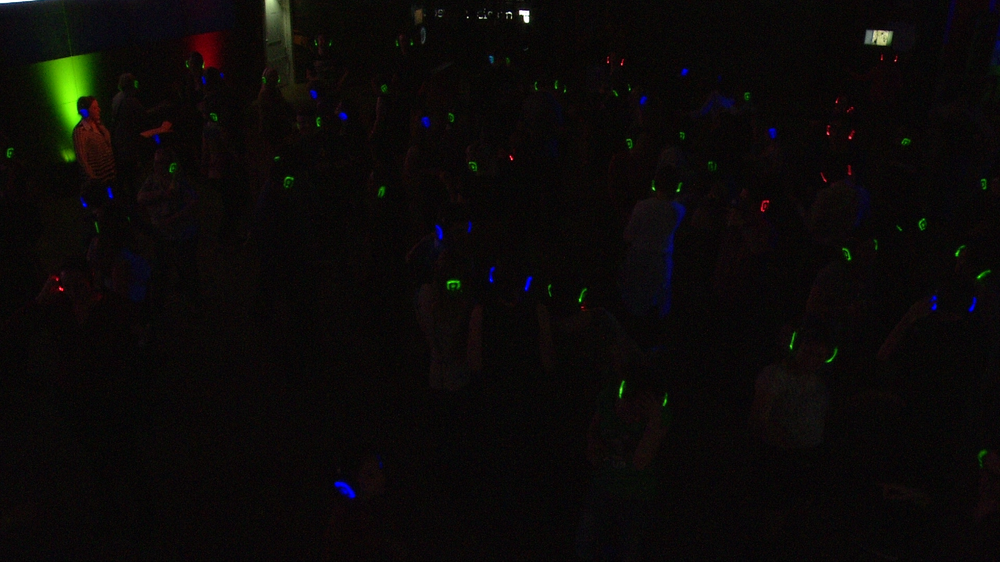
#> input picture SilentDiscoProcessing/test_images/Trimmed_1_7.png, 1000 x 562 px, shrunk from 1920 x 1080 before the run
$ python Save_Cropped_Images.py   (older library calls are emulated)
#> lines starting #> are read from the running program, lines starting #| are printed output that depends on the picture; after the words box and inside, x2 and y2 are one past the last pixel; in counts of white or black regions, pixels touching at a corner belong together
### SilentDiscoProcessing/Functions.py
#Functions for Silent Disco Processing

import os
import cv2
import numpy as np
import math
from matplotlib import pyplot as plt
import operator
from operator import itemgetter
from os import listdir
from os.path import isfile, join
import glob


#############################
# Video processing#
#############################

# [46 lines left out: functions read_video, get_number_frames, extract_frame, not called in this run]


##########################
#  Image Processing  #
##########################

def read_image(imin, colorspace = None):
    """ Reads an image from filepath.

    Args:
        imin: full path to image (absolute or relative), if it's not a string the function assumes
              it to be an image.
        colorspace: one of the following cv2.imread flags: cv2.IMREAD_COLOR, cv2.IMREAD_GRAYSCALE,
                    cv2.IMREAD_UNCHANGED (optional).
    Returns:
        An image array.
    """

    if isinstance(imin, str):
        imin = os.path.expanduser(imin)

        return cv2.imread(imin)

        # [5 lines of commented-out code are left out]
    else:
        return imin

# [38 lines left out: functions save_images, save_image, not called in this run]

def separate_colors(imin, imdir = None):
    """ Takes a colour image and separates the colour layers.

    Args:
        imin: path to image (absolute or relative) or color image to separate.
        imdir:

    Returns:
        saves individual color layers to file
        b, g, r: individual color layers of the original image.
    """

    img = read_image(imin)

    r, g, b = cv2.split(img)


    return r, g, b


########################
#  Headphone Detection #
########################


def double_contour(img):
    ''' Takes an image, most likely black and white, and applies in order: Blurring, thresholding,
        contour detection, contour drawing with big white lines, contour detection. All opencv packages.

    Args:
        img: An image opened with cv2.imread()

    Returns:
        contours

    '''
    blurred_image = cv2.blur(img,(4,4))
    retval2,threshold = cv2.threshold(blurred_image,80,255,cv2.THRESH_BINARY+cv2.THRESH_OTSU)

    _, contours, _ = cv2.findContours(threshold, cv2.RETR_LIST, cv2.CHAIN_APPROX_NONE)


    cv2.drawContours(threshold, contours, -1, (255,255,255), 10)

    _, contours, _ = cv2.findContours(threshold, cv2.RETR_LIST, cv2.CHAIN_APPROX_NONE)


    return contours

def find_boxes(contours):

    ''' Takes an array of contours, from double_contour(), and draws boxes around them with cv2.boundingRect(). Also checks
        if the boxes arent too small, too big, or too small relative to its y coordinate.

    Args:
        contours: Array of contours from cv2.findContours()

    Returns:
        a list of boxes with for instance boxes[1] == [x,y, x+w, y+h].

    '''

    boxes = []

    for contour in contours:

        # get rectangle bounding contour

        [x,y,w,h] = cv2.boundingRect(contour)

        if len(contour)/ math.sqrt(y+1) <2.5:
            continue

        # discard areas that are too large

        if h>60 or w>60:

            continue
        # discard areas that are too small

        if h<7 or w<7:

            continue
        # draw rectangle around contour on original image

        box = [x,y, x+w, y+h]
        # cv2.rectangle(original_image,(x,y),(x+w,y+h),(b,g,r),1)
        boxes.append(box)

    return boxes


            # show original image with added contours


##########################
#  Crop Save for ML      #
##########################


def crop_save(filename):


    '''

    Takes a filename/path and splits the colors into b, g ,r values. Afterwards it processes every color with double contour detection
    and runs crop_checking_saving() with the found boxes, filename and color.

    Args:
        Filepath

    '''

    frame = read_image(filename)
#> in read_image, returned value is the input picture: shape (562, 1000, 3); mean B, G, R 8.3, 9.2, 11.4

    b, g, r  = separate_colors(frame)
#> in separate_colors, `r, g, b = cv2.split(img)`:
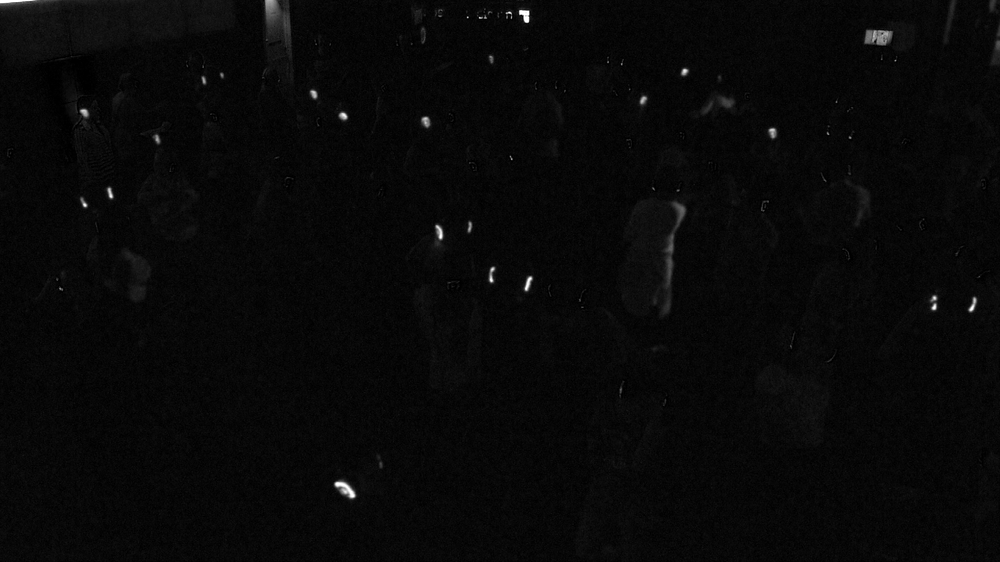
#> r: shape (562, 1000); min 0, max 255, mean 8.3

    j = 0

    colors = ['blue', 'green', 'red']
    for color in colors:

        if color == 'blue':
            contours = double_contour(b)
#> in double_contour, `retval2,threshold = cv2.threshold(blurred_image,80,255,cv2.THRESH_BINA..`:
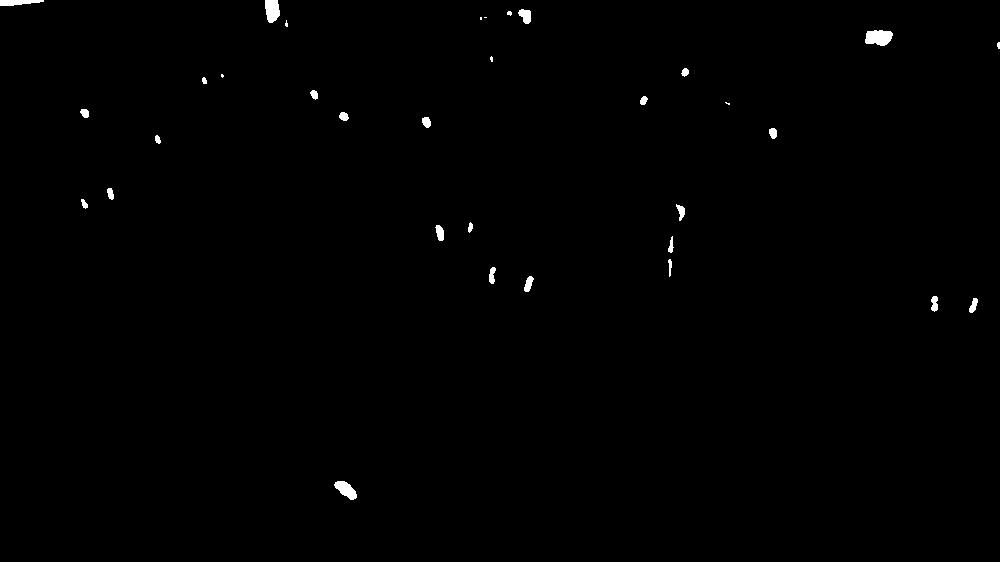
#> threshold: shape (562, 1000); 0.46% white; 33 white regions (8 under 20 px)
#> in double_contour, `retval2,threshold = cv2.threshold(blurred_image,80,255,cv2.THRESH_BINA..`: retval2 = 61
#> in double_contour, `_, contours, _ = cv2.findContours(threshold, cv2.RETR_LIST, cv2.CHAIN_..`: contours = 33 contours, 9 with area under 20; largest, box (x1, y1, x2, y2) and area: (865, 30, 893, 46) 316, (265, 0, 280, 23) 248, (334, 481, 357, 500) 225, (0, 0, 44, 6) 148, (518, 9, 531, 24) 114
#> in double_contour, `cv2.drawContours(threshold, contours, -1, (255,255,255), 10)`:
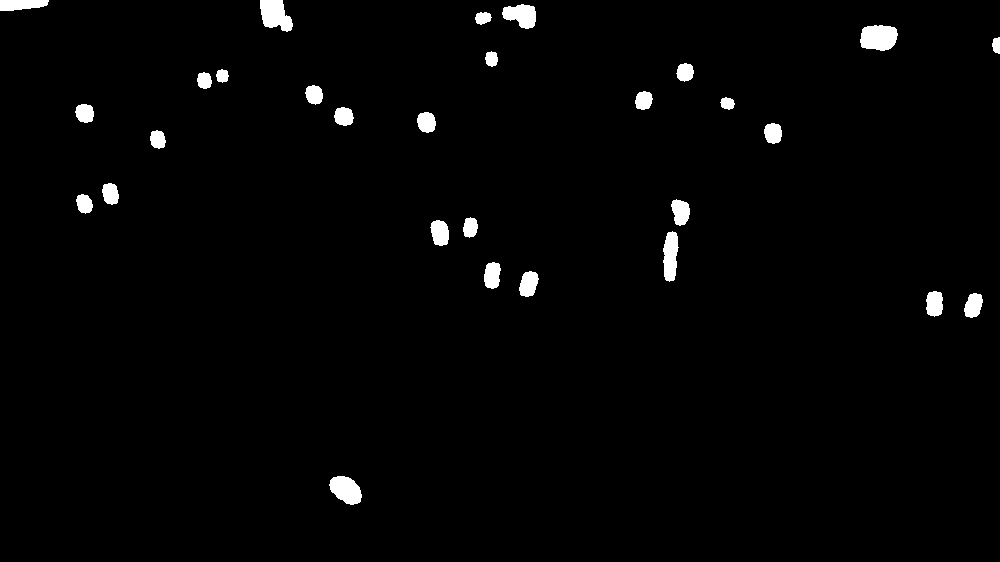
#> threshold: shape (562, 1000); 1.8% white; 29 white regions
#> in double_contour, `_, contours, _ = cv2.findContours(threshold, cv2.RETR_LIST, cv2.CHAIN_..`: contours = 29 contours; largest, box (x1, y1, x2, y2) and area: (860, 25, 898, 51) 754, (260, 0, 293, 32) 684, (329, 476, 362, 505) 626, (663, 231, 679, 282) 551, (502, 4, 536, 29) 544
            boxes = find_boxes(contours)
#> the loop in find_boxes, `for contour in contours:` made 29 passes
#> (x, y, w, h, box) on passes 1 to 12: (329, 476, 33, 29, [329, 476, 362, 505]), (964, 293, 19, 25, [964, 293, 983, 318]), (926, 291, 17, 26, [926, 291, 943, 317]), (519, 271, 20, 26, [519, 271, 539, 297]), (484, 262, 17, 27, [484, 262, 501, 289]), (663, 231, 16, 51, [663, 231, 679, 282]), (430, 220, 19, 26, [430, 220, 449, 246]), (463, 217, 15, 21, [463, 217, 478, 238]), (671, 199, 19, 27, [671, 199, 690, 226]), (76, 194, 17, 20, [76, 194, 93, 214]), (102, 183, 17, 22, [102, 183, 119, 205]), (150, 130, 16, 19, [150, 130, 166, 149])
#> (x, y, w, h) on pass 29: (0, 0, 49, 11)
#> after the loop in find_boxes, `for contour in contours:`: boxes = 29 items, first 6: [329, 476, 362, 505], [964, 293, 983, 318], [926, 291, 943, 317], [519, 271, 539, 297], [484, 262, 501, 289], [663, 231, 679, 282]
            crop_checking_saving(boxes, filename, color)

        if color == 'green':
            contours = double_contour(g)
            boxes = find_boxes(contours)
            crop_checking_saving(boxes, filename, color)

        if color == 'red':
            contours = double_contour(r)
            boxes = find_boxes(contours)
            crop_checking_saving(boxes, filename, color)


def crop_checking_saving(boxes, filename, color):

    '''

    Takes the found boxes around headphones of a certain color and asks wheter it should save them or not. The input can be 'y' to save
    or any other key to discard. Saves are made into a created directory
    with form wd >> filename    >> Blue
                                >> Green
                                >> Red


    Args:
        boxes: list of lists with coordinates of boxes headphones
        filename: filename or path from wd
        color: str with the color of the corresponding headphones

    Output:
        shows an image of a proposed headphone and saves if input is 'y'


    '''

    j = 0
    frame = read_image(filename)

    new_directory = filename.split('.')[0]+'_cropped_saving/'+color+'/'

    if not os.path.exists(new_directory):
        os.makedirs(new_directory)


    for box in boxes:
        j+=1

        w = box[2]-box[0]
        h = box[3]-box[1]
        if h>w:
            w=h

        crop_img = frame[box[1]:box[1]+w, box[0]:box[0]+w]

        while True:
            cv2.imshow(new_directory+color+'_'+str(j)+'.png',crop_img)
            k = cv2.waitKey(0)

            if k == 121:
                cv2.imwrite(new_directory+color+'_'+str(j)+'.png',crop_img)
                cv2.destroyAllWindows()
                break
            else:
                cv2.destroyAllWindows()
                break


#############################
#           SIFT            #
#############################


# Creates sift features
sift = cv2.xfeatures2d.SIFT_create()


# [232 lines left out: functions find_keypoints, sort_points, group_keypoints, closest_box, find_rect_bounds, detect_objects and 1 more, not called in this run]

### SilentDiscoProcessing/Save_Cropped_Images.py
# Can save cropped images of headphones for future use in ML Object Detection

import cv2

from Functions import *

#An example of how to run crop_save on one image:

#Provide a file path to image
filename = 'test_images/Trimmed_1_7.png'

#Run crop_save
crop_save(filename)
#> the loop in crop_checking_saving, `for box in boxes:` made 29 passes; (key Esc is pressed on pass 1)
#> (box, h) on passes 1 to 12: ([329, 476, 362, 505], 29), ([964, 293, 983, 318], 25), ([926, 291, 943, 317], 26), ([519, 271, 539, 297], 26), ([484, 262, 501, 289], 27), ([663, 231, 679, 282], 51), ([430, 220, 449, 246], 26), ([463, 217, 478, 238], 21), ([671, 199, 690, 226], 27), ([76, 194, 93, 214], 20), ([102, 183, 119, 205], 22), ([150, 130, 166, 149], 19)
#> pass 1, in crop_checking_saving, `crop_img = frame[box[1]:box[1]+w, box[0]:box[0]+w]`:
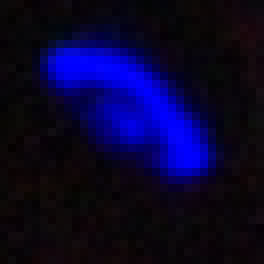
#> crop_img: shape (33, 33, 3) (shown 8 times larger); mean B, G, R 46.3, 5, 8.8
#> pass 2, in crop_checking_saving, `crop_img = frame[box[1]:box[1]+w, box[0]:box[0]+w]`:
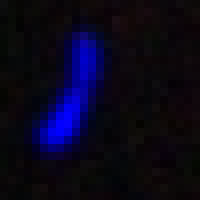
#> crop_img: shape (25, 25, 3) (shown 8 times larger); mean B, G, R 27.3, 6.6, 9.4
#> pass 3, in crop_checking_saving, `crop_img = frame[box[1]:box[1]+w, box[0]:box[0]+w]`:
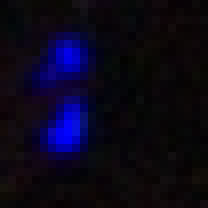
#> crop_img: shape (26, 26, 3) (shown 8 times larger); mean B, G, R 25.8, 6.7, 10.3
#> after the loop in crop_checking_saving, `for box in boxes:`: j = 29

#an image of a supposed individual headphone will be shown.
#   Give input 'y' to save image and move onto the next one.
#   Give an other input to discard image and move onto the next one
